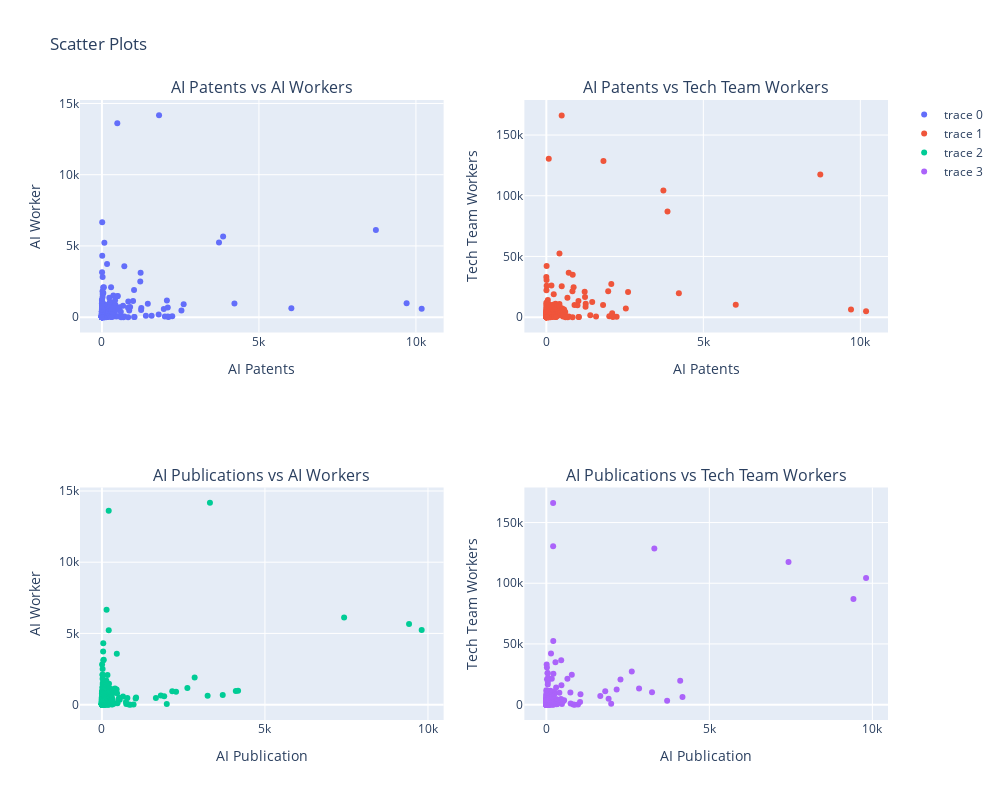

Notebook cell for this chart:
### Markdown cell above
Dependant Varaibles: AI patents, AI_Publications

Independant Variable: Workforce_AI_workers, Workforce_Tech_Team_Workers

### Code cell
# Scateer Plots

fig = make_subplots(rows=2, cols=2, 
                    subplot_titles=("AI Patents vs AI Workers", 
                                    "AI Patents vs Tech Team Workers", 
                                    "AI Publications vs AI Workers", 
                                    "AI Publications vs Tech Team Workers"))

fig.add_trace(
    go.Scatter(x=df["AI patents"], y=df["Workforce_AI_workers"], mode='markers'),
    row=1, col=1
)

fig.add_trace(
    go.Scatter(x=df["AI patents"], y=df["Workforce_Tech_Team_Workers"], mode='markers'),
    row=1, col=2
)

fig.add_trace(
    go.Scatter(x=df["AI_Publications"], y=df["Workforce_AI_workers"], mode='markers'),
    row=2, col=1
)

fig.add_trace(
    go.Scatter(x=df["AI_Publications"], y=df["Workforce_Tech_Team_Workers"], mode='markers'),
    row=2, col=2
)   

# Labeling Axis
fig['layout']['xaxis']['title']='AI Patents'
fig['layout']['yaxis']['title']='AI Worker'
fig['layout']['xaxis2']['title']='AI Patents'
fig['layout']['yaxis2']['title']='Tech Team Workers'
fig['layout']['xaxis3']['title']='AI Publication'
fig['layout']['yaxis3']['title']='AI Worker'
fig['layout']['xaxis4']['title']='AI Publication'
fig['layout']['yaxis4']['title']='Tech Team Workers'

fig.update_layout(height=800, width=1000, title_text="Scatter Plots")
fig.show()

### Figure 1 — Plotly figure (JSON) as saved in the notebook; plotly's stock layout.template omitted (floating-point values rounded to 4 significant figures; data arrays with more than 128 entries replaced by an {"elided": "..."} marker saying what was removed)
{"data": [{"mode": "markers", "type": "scatter", "x": {"elided": "678 int values"}, "xaxis": "x", "y": {"elided": "678 int values"}, "yaxis": "y"}, {"mode": "markers", "type": "scatter", "x": {"elided": "678 int values"}, "xaxis": "x2", "y": {"elided": "678 int values"}, "yaxis": "y2"}, {"mode": "markers", "type": "scatter", "x": {"elided": "678 int values"}, "xaxis": "x3", "y": {"elided": "678 int values"}, "yaxis": "y3"}, {"mode": "markers", "type": "scatter", "x": {"elided": "678 int values"}, "xaxis": "x4", "y": {"elided": "678 int values"}, "yaxis": "y4"}], "layout": {"annotations": [{"font": {"size": 16}, "showarrow": false, "text": "AI Patents vs AI Workers", "x": 0.225, "xanchor": "center", "xref": "paper", "y": 1, "yanchor": "bottom", "yref": "paper"}, {"font": {"size": 16}, "showarrow": false, "text": "AI Patents vs Tech Team Workers", "x": 0.775, "xanchor": "center", "xref": "paper", "y": 1, "yanchor": "bottom", "yref": "paper"}, {"font": {"size": 16}, "showarrow": false, "text": "AI Publications vs AI Workers", "x": 0.225, "xanchor": "center", "xref": "paper", "y": 0.375, "yanchor": "bottom", "yref": "paper"}, {"font": {"size": 16}, "showarrow": false, "text": "AI Publications vs Tech Team Workers", "x": 0.775, "xanchor": "center", "xref": "paper", "y": 0.375, "yanchor": "bottom", "yref": "paper"}], "height": 800, "title": {"text": "Scatter Plots"}, "width": 1000, "xaxis": {"anchor": "y", "domain": [0, 0.45], "title": {"text": "AI Patents"}}, "xaxis2": {"anchor": "y2", "domain": [0.55, 1], "title": {"text": "AI Patents"}}, "xaxis3": {"anchor": "y3", "domain": [0, 0.45], "title": {"text": "AI Publication"}}, "xaxis4": {"anchor": "y4", "domain": [0.55, 1], "title": {"text": "AI Publication"}}, "yaxis": {"anchor": "x", "domain": [0.625, 1], "title": {"text": "AI Worker"}}, "yaxis2": {"anchor": "x2", "domain": [0.625, 1], "title": {"text": "Tech Team Workers"}}, "yaxis3": {"anchor": "x3", "domain": [0, 0.375], "title": {"text": "AI Worker"}}, "yaxis4": {"anchor": "x4", "domain": [0, 0.375], "title": {"text": "Tech Team Workers"}}}}
